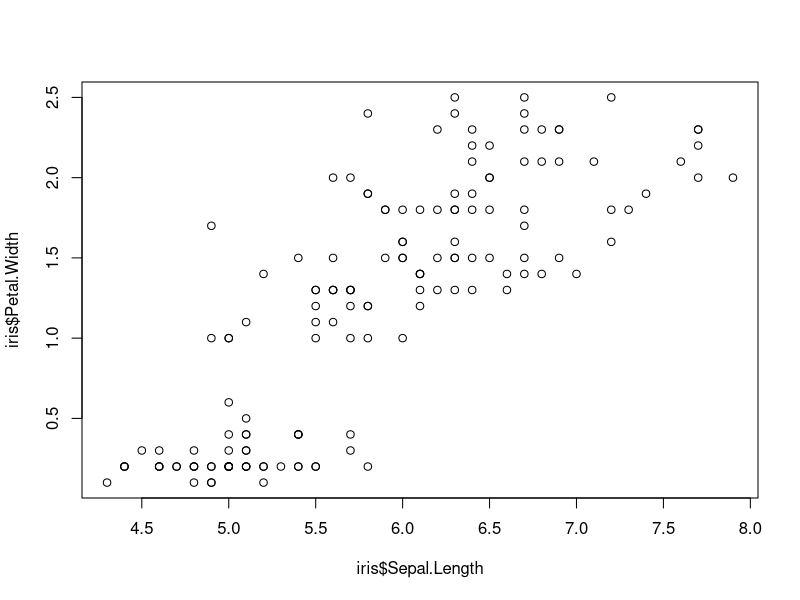
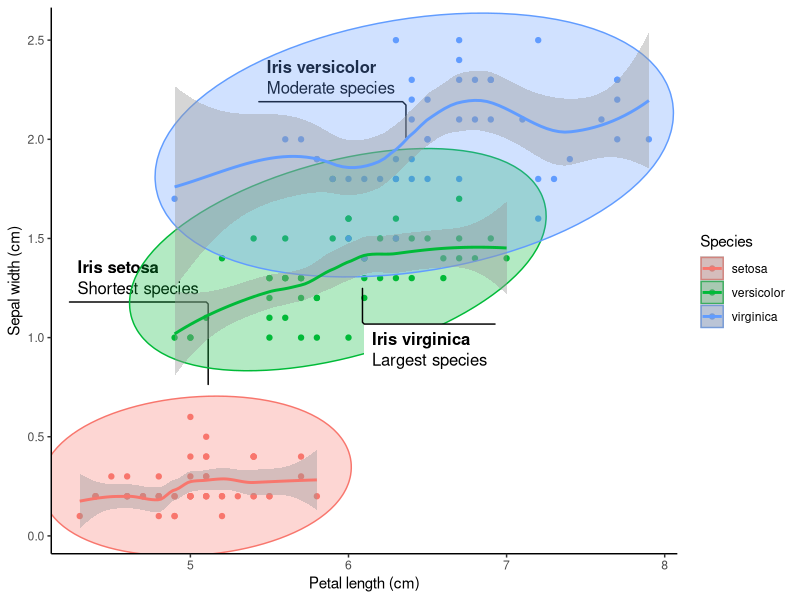
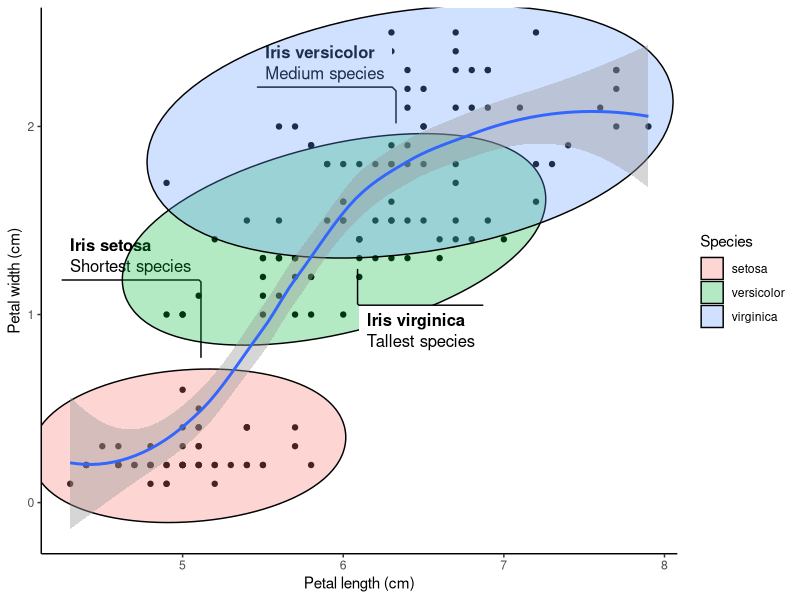
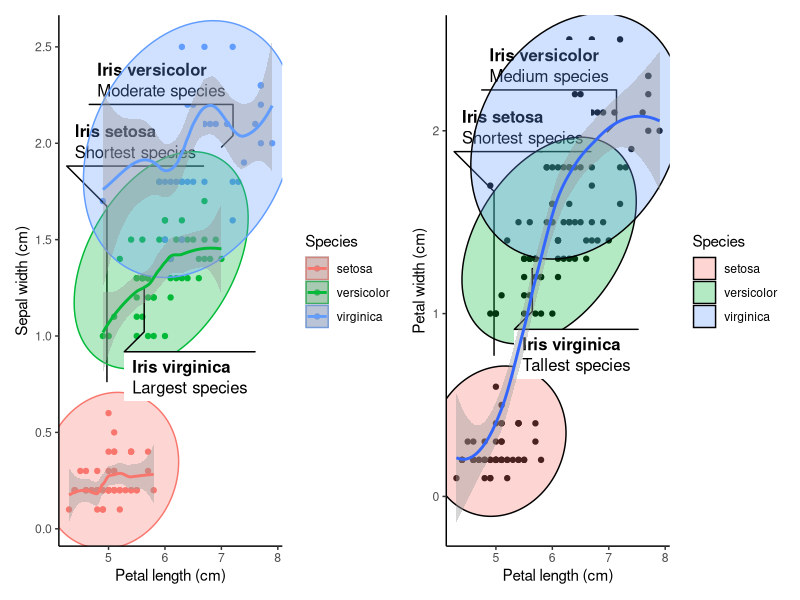
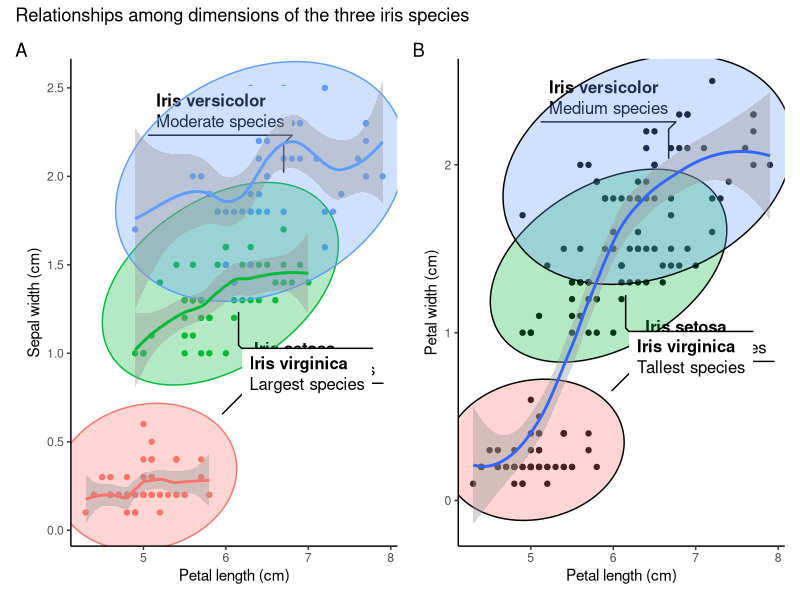
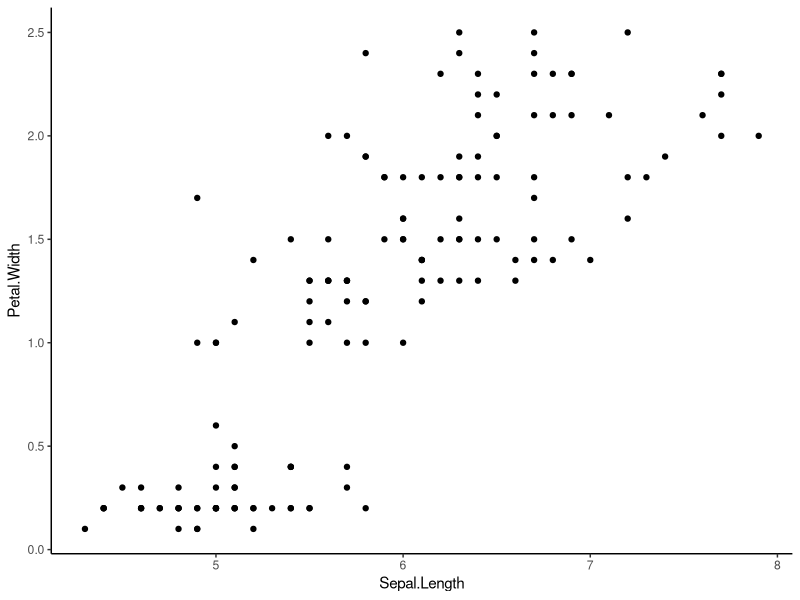
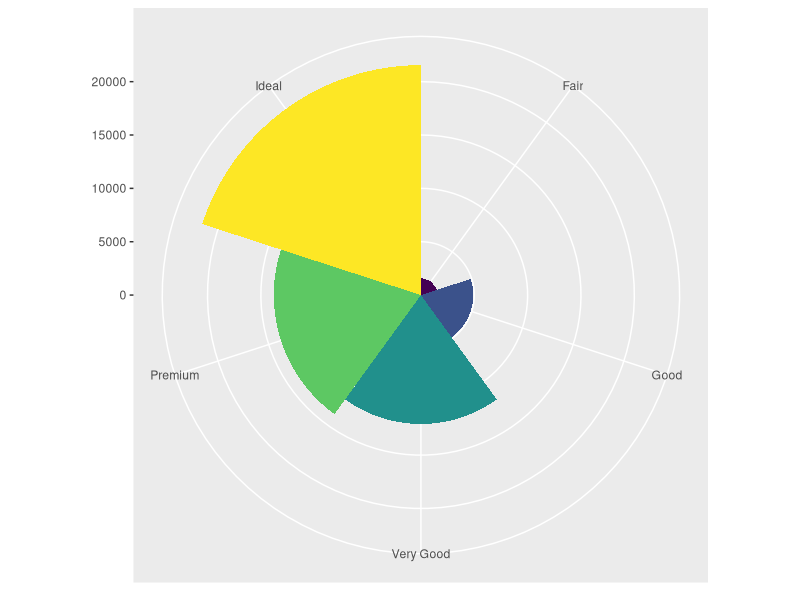
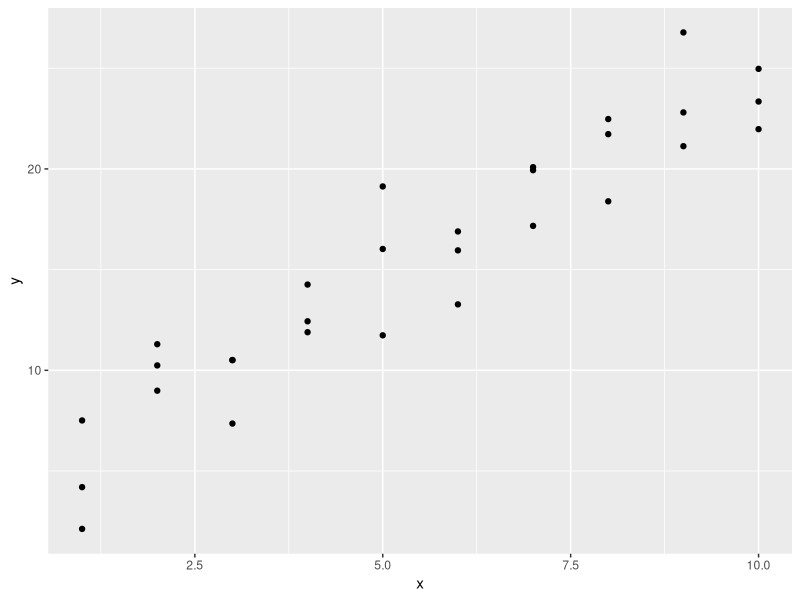

Write R code to recreate these figures, in order.
# IRIS PLOT ----

# I will use three packages in this plotting exercise

# Install them in case you still don't have them already

# install.packages("patchwork")
# install.packages("ggforce")
# install.packages("ggplot2")

# Let me load the packages using library() function.

library(modelr)
library(patchwork)
library(ggforce)
library(ggplot2)
library(tidyverse)

str(iris) # Checking the structure of the dataset. Returned in Console.


plot(iris$Sepal.Length, iris$Petal.Width) # Basic plot within the R base.

# Creating the first plot of the iris data.

separate_smooth <- ggplot(data = iris,    # Specifying the data to be plotted.
       mapping = aes(x = Sepal.Length,    # Stating the axes data.
                     y = Petal.Width,
                     color = Species)) +  # Ensuring points are colored by spp.
  geom_point() +                          # Deciding the plotting geometry.
  labs(x = "Petal length (cm)",           # Specifying the axes labels.
       y = "Sepal width (cm)") +
  geom_mark_ellipse(aes(fill = Species,   # Adding ellipses for the spps.
                        filter = Species == "setosa",
                        label = "Iris setosa",
                        description = "Shortest species")) +
  geom_mark_ellipse(aes(fill = Species,
                        filter = Species == "versicolor",
                        label = "Iris versicolor",
                        description = "Moderate species")) +
  geom_mark_ellipse(aes(fill = Species,
                        filter = Species == "virginica",
                        label = "Iris virginica",
                        description = "Largest species")) +
  theme_classic() +                      # Having publication ready background.
  geom_smooth() # Adding smooth line around 95% level on the plot.

separate_smooth # Generates the plot output of the dataset 

# In the above plot, having color within the aes() breakes the data into 
# species-wise groups. Meaning each species group will be smoothed separately.

uniform_smooth <- ggplot(data = iris,
                         mapping = aes(x = Sepal.Length,
                                       y = Petal.Width)) + # Note no color here.
  geom_point() +
  labs(x = "Petal length (cm)",
       y = "Petal width (cm)") +
  geom_mark_ellipse(aes(fill = Species,
                        filter = Species == "setosa",
                        label = "Iris setosa",
                        description = "Shortest species")) +
  geom_mark_ellipse(aes(fill = Species,
                        filter = Species == "versicolor",
                        label = "Iris versicolor",
                        description = "Medium species")) +
  geom_mark_ellipse(aes(fill = Species,
                        filter = Species == "virginica",
                        label = "Iris virginica",
                        description = "Tallest species")) +
  theme_classic() +
  geom_smooth()

uniform_smooth # This is looking cool!

# Avoiding the color parameter in the aes() ensures all species are considered
# together in the subsequent layers arguments. No grouping by species.

# Patchwork package allows for addition of two plots by their object names.
# The addition is so simple, just relying on the plus (+) operator.

combined_plots <- separate_smooth + uniform_smooth # Adding plots.

combined_plots # Even cooler than I thought!
# Now I want to give the plots title and tags or labels to identify them

combined_plots_labeled <- combined_plots +
  plot_annotation(
    title = "Relationships among dimensions of the three iris species", # Title of both plots.
    tag_levels = "A" # Indicates that the plots will be labelled A, B, C etc.
  ) # This makes the first plot to be A and the next to be B. Checking on 
# documentation will help know more arguments in this function.

# Now I want to remove the legends since the species labels are visible

combined_plots_labeled_no_legend <- combined_plots_labeled &
  theme(legend.position = "none") # Removes legends from the plots. I do not 
# need the legends since the species are labeled in the plots.

combined_plots_labeled_no_legend # This will print out the final product.

# Showing that in ggplot2 we can use & instead of plus (+)
library(ggplot2)
attach(iris)

ggplot(data = iris, mapping = aes(x = Sepal.Length, y = Petal.Width)) +
  geom_point() +
  theme_classic()
head(iris)

# I think it has taken me a long time to know this.
# I used ggplot2:: so that I can be sure that the & is supported by ggplot2 and 
# not any other loaded packages such ggforce and patchwork.

ggplot(data = diamonds) +
  geom_bar(mapping = aes(x = cut, fill = cut), show.legend = FALSE, width = 1) +
  theme(aspect.ratio = 1) +
  labs(x = NULL, y = NULL) +
  coord_polar() # coord_flip() can also work well with the data depending on need.
  
# Cool/crazy plot with modelr package.

library(modelr)
options(na.action = na.warn)

ggplot(data = sim1, mapping = aes(x = x, y = y)) +
  geom_point() # There is some visible correlation between the variables

models <- tibble( # Creating some random tibble dataset for plotting.
  a1 = runif(250, -20, 40), # Generates 250 random numbers between -20 and 40
  a2 = runif(250, -5, 5) # Generates 250 random numbers between -5 and 5
)

ggplot(data = sim1, mapping = aes(x = x, y =y)) +
  geom_abline(mapping = aes(intercept = a1, slope = a2),
              data = models, alpha = 1/4) +
  geom_point(col = 'purple', pch = 18, size = 5) +
  labs(x = 'The x-axis', y = 'The y-axis', title = 'Crazy model in deed') +
  theme_classic()
